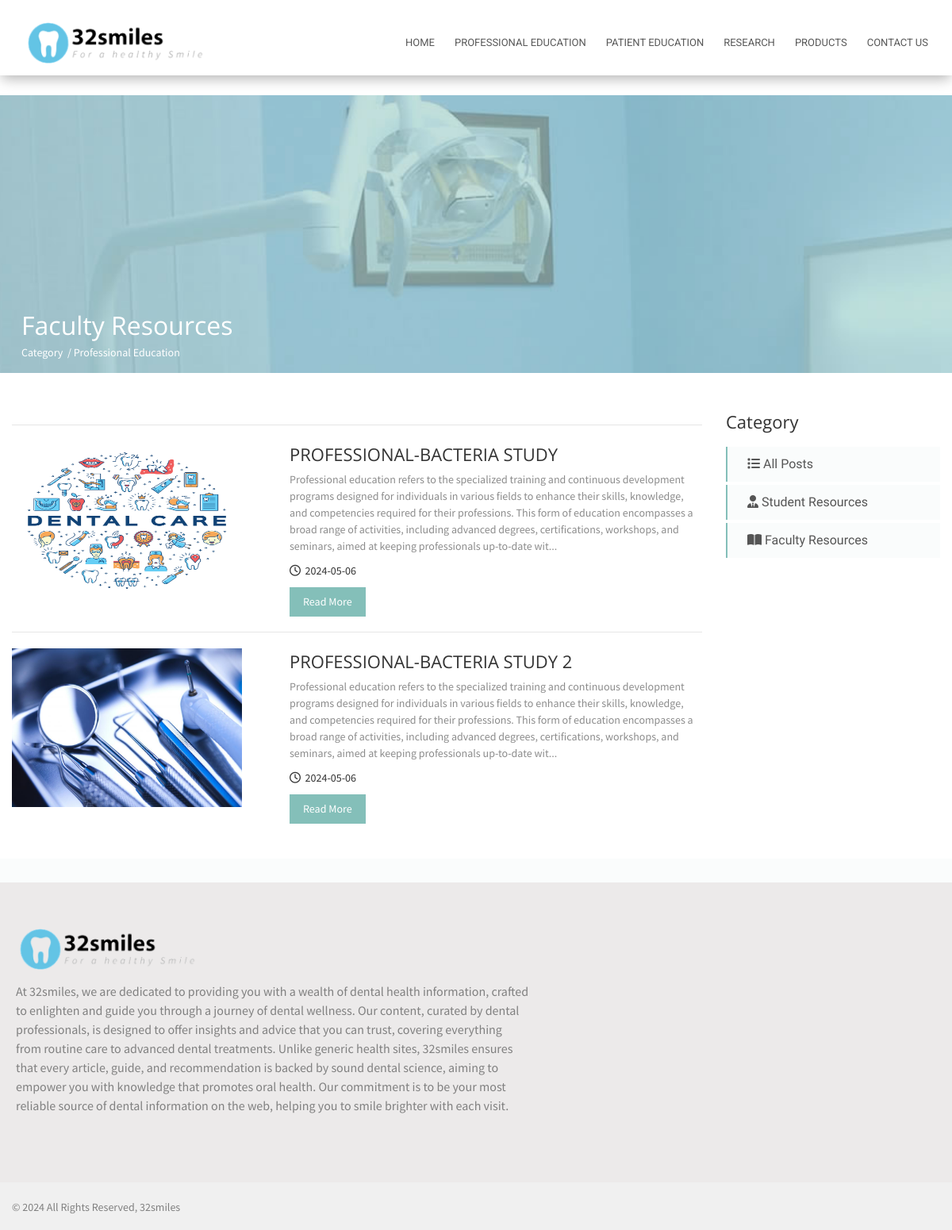
Page /professional-education/faculty-resources.php on the committed database.
### tables this page shows
CREATE TABLE `posts` (
  `post_id` int(11) NOT NULL,
  `category_id` int(11) DEFAULT NULL,
  `post_title` varchar(80) DEFAULT NULL,
  `post_content` text DEFAULT NULL,
  `post_created_at` timestamp NOT NULL DEFAULT current_timestamp(),
  `post_updated_at` timestamp NOT NULL DEFAULT current_timestamp() ON UPDATE current_timestamp(),
  `post_is_deleted` tinyint(1) DEFAULT 0,
  CHECK (post_is_deleted BETWEEN 0 AND 1)
);

CREATE TABLE `media` (
  `media_id` int(11) NOT NULL,
  `media_type` varchar(50) DEFAULT NULL,
  `media_path` varchar(255) DEFAULT NULL,
  `media_text` text DEFAULT NULL,
  `media_created_at` timestamp NOT NULL DEFAULT current_timestamp(),
  `media_updated_at` timestamp NOT NULL DEFAULT current_timestamp() ON UPDATE current_timestamp(),
  `media_is_deleted` tinyint(1) DEFAULT 0,
  CHECK (media_is_deleted BETWEEN 0 AND 1)
);

### function.php (called while the page is built, shortened)
<?php
function convertImagePath($dbPath) {
    $newPath = str_replace('../../', '../', $dbPath);
    return $newPath;
}
function getFacultyResources()
{
    global $conn;
    $sql = "SELECT * FROM posts
    JOIN itemmedia ON posts.post_id = itemmedia.item_id
    JOIN media ON itemmedia.media_id = media.media_id
    JOIN category ON posts.category_id = category.category_id
    WHERE itemmedia.item_type = 'posts'  && posts.post_is_deleted=0
    && category.category_id = 7;
    ";
    $stmt = $conn->prepare($sql);
    $stmt->execute();
    $result = $stmt->get_result();
    $rows = $result->fetch_all(MYSQLI_ASSOC);
    return $rows;
}

### professional-education/faculty-resources.php (the view, shortened to what this page needs)
<?php
require_once('../function.php');
$rows=getFacultyResources();
?>
<!DOCTYPE html>
<html lang="en-US" class="no-js">
<head>
    <link rel="stylesheet" href="../css/bootstrap.min.css">
    <link rel="stylesheet" href="../css/styles.css">
    <link rel="stylesheet" href="../fonts/font-awesome/css/font-awesome.min.css">
</head>
<body>
<div class="wrapper">
    <div class="header">
        <div class="navbar">
            <nav id="mainNav" class="navbar navbar-default navbar-fixed-top">
                <div class="container">
                    <div class="navbar-header" >
                        <a class="navbar-brand" href="../../eProject-32smiles"><div class="logo-brand"><img src="../img/img-page/logo.png" alt=""></div></a>
                    </div>
                    <div class="collapse navbar-collapse" id="bs-example-navbar-collapse-1">
                        <ul class="nav navbar-nav navbar-right">
                            <li><a href="../../eProject-32smiles">HOME</a></li>
                            <li><a href="../professional-education">PROFESSIONAL EDUCATION</a></li>
                            <li><a href="../patient-education/">PATIENT EDUCATION</a></li>
                            <li><a href="../research/">RESEARCH</a></li>
                            <li><a href="../product">PRODUCTS</a></li>
                            <li><a href="../contact-us">CONTACT US</a></li>
                        </ul>
                    </div>
                </div>
            </nav>
        </div>
    </div>
    <div class="pages-header">
        <div class="section-heading">
            <div class="section">
                <div class="span-title">
                    <h1>Faculty Resources</h1>
                    <div class="page-map"><p>Category &nbsp;/&nbsp;Professional Education</p></div>
                </div>
            </div>
        </div>
    </div>
    <div class="main">
        <div class="section">
            <div class="row">
                <div class="col-md-9">
                    <?php foreach($rows as $row) { ?>
                        <hr class="line-post">
                        <div class="post-preview">
                            <div class="photo-preview">
                                <?php if ($row['media_type'] == 'image/png' ||  $row['media_type'] == 'image/jpg' || $row['media_type'] == 'image/jpeg'): ?>
                                    <img id="current_media" src="<?php echo convertImagePath($row['media_path']); ?>"
                                         alt="Current Media" style="width: 290px;height: 200px">
                                <?php endif; ?>
                            </div>
                            <div class="post-details">
                                <h5 class="post-title"><?php echo $row['post_title'] ?></h5>
                                <p class="post-text">
                                    <?php
                                    echo substr($row['post_content'], 0, 400);
                                    if(strlen($row['post_content']) > 255){
                                        echo "...";
                                    }
                                    ?>
                                </p>
                                <p class="author"><i class="fa fa-clock-o" aria-hidden="true"></i>&nbsp; <?php echo date('Y-m-d', strtotime($row['post_created_at'])); ?></p>
                                <p><a href="detail-professional.php?id=<?php echo $row['post_id']; ?>"><button type="button" class="btn btn-primary">Read More</button></a></p>
                            </div>
                        </div>
                    <?php } ?>
                </div>
                <div class="col-md-3">
                    <div class="sidebar">
                        <div class="inner-sidebar">
                            <h5>Category</h5>
                            <div class="list-group">
                                <a href="index.php" class="list-group-item"><i class="fa-solid fa-list"></i> All Posts</a>
                                <a href="student-resources.php" class="list-group-item"><i class="fa-solid fa-user-tie"></i> Student Resources</a>
                                <a href="faculty-resources.php" class="list-group-item"><i class="fa-solid fa-book-open"></i> Faculty Resources</a>
                            </div>
                        </div>
                    </div>
                </div>
            </div>
        </div>
    </div>
</div>
<div class="footer">
    <div class="main">
        <div class="row" style="background-color: #eceaea">
            <div class="col-md-7 footer-info">
                <div class="about-footer">
                    <div class="logo-brand">
                        <img src="../img/img-page/logo.png" alt=""/>
                    </div>
                    <p>
                        At 32smiles, we are dedicated to providing you with a wealth of dental health information,
                        crafted to enlighten and guide you through a journey of dental wellness. Our content, curated by
                        dental professionals, is designed to offer insights and advice that you can trust, covering
                        everything from routine care to advanced dental treatments. Unlike generic health sites,
                        32smiles ensures that every article, guide, and recommendation is backed by sound dental
                        science, aiming to empower you with knowledge that promotes oral health. Our commitment is to be
                        your most reliable source of dental information on the web, helping you to smile brighter with
                        each visit.
                    </p>
                </div>
            </div>
        </div>
        <div class="bottom-footer">
            <div class="main">
                <div class="section">
                    <div class="column-left">
                        <p>© 2024 All Rights Reserved, 32smiles</p>
                    </div>
                </div>
            </div>
        </div>
    </div>
</div>
</body>
</html>

### rows in the picture
posts: media.media_path (picture), post_title "PROFESSIONAL-BACTERIA STUDY", post_content "Professional education refers to the specialized training and continuous development programs designed for individuals in various fields to enhance their skills, knowledge, and competencies required for their professions. This form of education encompasses a broad range of activities, including advanced degrees, certifications, workshops, and seminars, aimed at keeping professionals up-to-date wit", post_created_at "2024-05-06"
posts: media.media_path (picture), post_title "PROFESSIONAL-BACTERIA STUDY 2", post_content "Professional education refers to the specialized training and continuous development programs designed for individuals in various fields to enhance their skills, knowledge, and competencies required for their professions. This form of education encompasses a broad range of activities, including advanced degrees, certifications, workshops, and seminars, aimed at keeping professionals up-to-date wit", post_created_at "2024-05-06"
